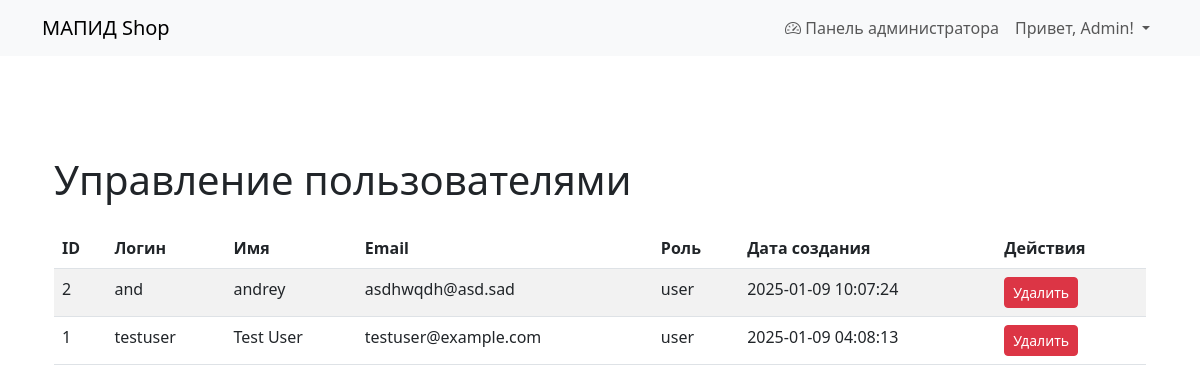
The app's page /manage_users.php (signed in) with its own data.
### tables this page shows
CREATE TABLE `users` (
  `id` int NOT NULL,
  `username` varchar(50) NOT NULL,
  `name` varchar(255) NOT NULL,
  `email` varchar(100) NOT NULL,
  `avatar` varchar(255) DEFAULT NULL,
  `password` varchar(255) NOT NULL,
  `role` enum('admin','user') DEFAULT 'user',
  `created_at` timestamp NULL DEFAULT CURRENT_TIMESTAMP
);

### public/manage_users.php (the view, shortened to what this page needs)
<?php
require_once '../config/db.php';
$db = new Database($dbConfig);
$connection = $db->getConnection();
$query = "
    SELECT id, username, name, email, role, created_at
    FROM users
    WHERE role != 'admin'
    ORDER BY created_at DESC
";
$stmt = $connection->query($query);
$users = $stmt->fetchAll(PDO::FETCH_ASSOC);
?>
<!DOCTYPE html>
<html lang="en">
<head>
    <link href="https://cdn.jsdelivr.net/npm/bootstrap@5.3.0/dist/css/bootstrap.min.css" rel="stylesheet">
</head>
<body>
    <?php include 'includes/header.php'; ?>
    <div class="container mt-5">
        <h1>Управление пользователями</h1>
        <table class="table table-striped table-hover mt-4">
            <thead>
                <tr>
                    <th>ID</th>
                    <th>Логин</th>
                    <th>Имя</th>
                    <th>Email</th>
                    <th>Роль</th>
                    <th>Дата создания</th>
                    <th>Действия</th>
                </tr>
            </thead>
            <tbody>
                <?php foreach ($users as $user): ?>
                    <tr>
                        <td><?php echo htmlspecialchars($user['id']); ?></td>
                        <td><?php echo htmlspecialchars($user['username']); ?></td>
                        <td><?php echo htmlspecialchars($user['name']); ?></td>
                        <td><?php echo htmlspecialchars($user['email']); ?></td>
                        <td><?php echo htmlspecialchars($user['role']); ?></td>
                        <td><?php echo htmlspecialchars($user['created_at']); ?></td>
                        <td>
                            <a href="delete_user.php?id=<?php echo $user['id']; ?>" class="btn btn-danger btn-sm" onclick="return confirm('Вы уверены, что хотите удалить этого пользователя?');">Удалить</a>
                        </td>
                    </tr>
                <?php endforeach; ?>
            </tbody>
        </table>
    </div>
</body>
</html>

### records on screen
users: id "2", username "and", name "andrey", email "asdhwqdh@asd.sad", role "user", created_at "2025-01-09 10:07:24"
users: id "1", username "testuser", name "Test User", email "testuser@example.com", role "user", created_at "2025-01-09 04:08:13"

### other values on screen
$_SESSION['user']['name'] "Admin"
